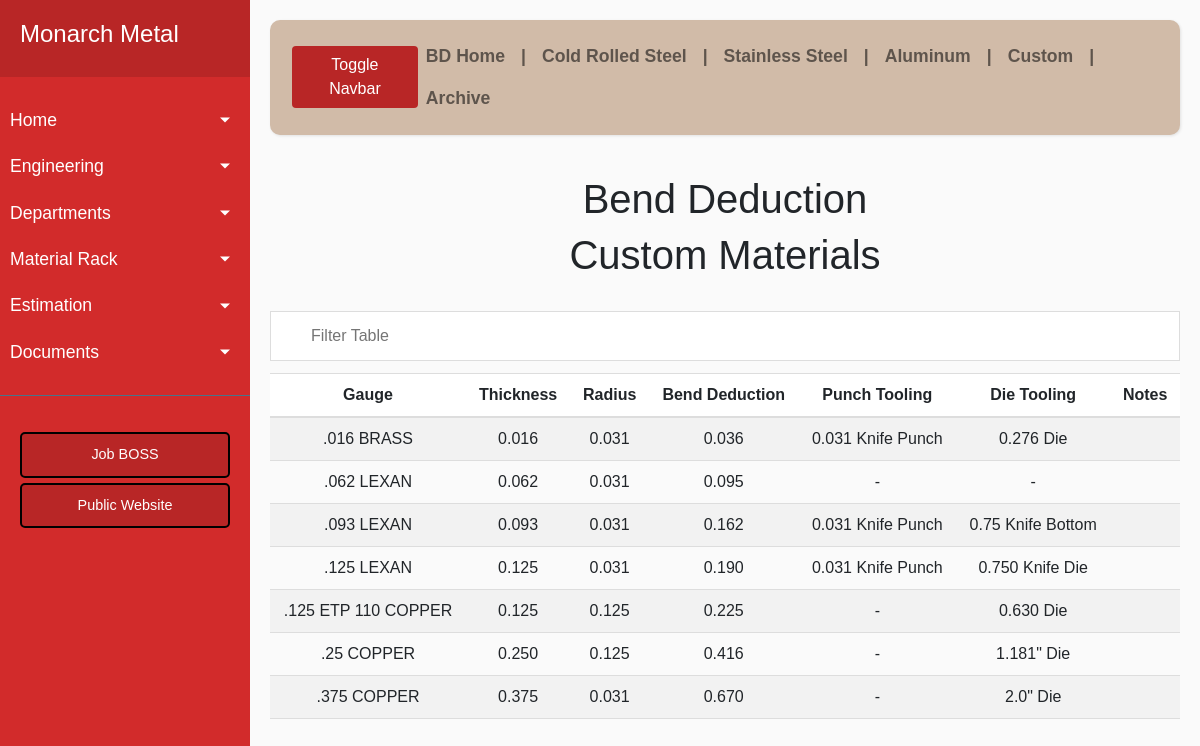
/bdcust, run on the app's committed database.
### app/models.py (models this page shows, shortened)
class Bendd(Base):
    __tablename__ = 'bendd'
    id = Column(Integer, primary_key=True)
    matl = Column(String(10))
    desc = Column(String(25))
    gauge = Column(String(10))
    thick = Column(String(50))
    rad = Column(String(50))
    bd = Column(String(50))
    pt = Column(String(120))
    dt = Column(String(120))
    notes = Column(String(120))

### app/routes.py (the view)
@app.route('/bdcust')
def bdcust():
    bds = Bendd.query.order_by('thick', 'rad').all()
    return render_template('bdcust.html', bds=bds)

### app/routes.py (called while the page is built)
@app.teardown_appcontext
def shutdown_session(exception=None):
    db_session.remove()

### app/templates/bdcust.html (shortened to what this page needs)
{% extends 'bdbase.html' %}
{% block content %}
    <h1 align='center'>Bend Deduction</h1>
    <h1 align='center'>Custom Materials</h1>
    <br>
    <body>
        <input type="text" id="myInput" onkeyup="filterTable()" placeholder="Filter Table">
            <table id="myTable">
                <tr class="header">
                    <th scope="col">Gauge</th>
                    <th scope="col">Thickness</th>
                    <th scope="col">Radius</th>
                    <th scope="col">Bend Deduction</th>
                    <th scope="col">Punch Tooling</th>
                    <th scope="col">Die Tooling</th>
                    <th scope="col">Notes</th>
                </tr>
            {% for bd in bds %}
                {% if bd.desc == 'CUST' %}
                    <tr id={{ bd.id }}>
                        <td align='center'><a href="/edit_bd/{{ bd.id }}"> {{ bd.gauge }} </a></td>
                        <td align='center'> {{ bd.thick }} </td>
                        <td align='center'> {{ bd.rad }} </td>
                        <td align='center'> {{ bd.bd }} </td>
                        <td align='center'> {{ bd.pt }} </td>
                        <td align='center'> {{ bd.dt }} </td>
                        <td align='center'> {{ bd.notes }} </td>
                    </tr>
                {% endif %}
            {% endfor %}
            </table>
    </body>
{% endblock %}

### app/static/style.css (style rules this page uses)
* { font-family: 'Poppins', sans-serif; }
#myInput { background-image: url('https://www.w3schools.com/css/searchicon.png'); background-position: 10px 12px; background-repeat: no-repeat; width: 100%; font-size: 16px; padding: 12px 20px 12px 40px; border: 1px solid #ddd; margin-bottom: 12px; }
#myTable { border-collapse: collapse; width: 100%; font-size: 16px; }
#myTable th, #myTable td { text-align: center; padding: 12px; }
#myTable th { background: #ffffff; border-top: 1px solid #ddd; border-bottom: 2px solid #ddd; }
#myTable tr { border-bottom: 1px solid #ddd; }
#myTable tr:nth-child(even) { background-color: #f2f2f2; }
#myTable tr.header, #myTable tr:hover { background-color: #ddd; }
th { text-align: center; }
body { font-family: 'Poppins', sans-serif; background: #fafafa; }

### data on the page
Bendd: gauge ".016 BRASS", thick "0.016", rad "0.031", bd "0.036", pt "0.031 Knife Punch", dt "0.276 Die"
Bendd: gauge ".062 LEXAN", thick "0.062", rad "0.031", bd "0.095", pt "-", dt "-"
Bendd: gauge ".093 LEXAN", thick "0.093", rad "0.031", bd "0.162", pt "0.031 Knife Punch", dt "0.75 Knife Bottom"
Bendd: gauge ".125 LEXAN", thick "0.125", rad "0.031", bd "0.190", pt "0.031 Knife Punch", dt "0.750 Knife Die"
Bendd: gauge ".125 ETP 110 COPPER", thick "0.125", rad "0.125", bd "0.225", pt "-", dt "0.630 Die"
Bendd: gauge ".25 COPPER", thick "0.250", rad "0.125", bd "0.416", pt "-", dt "1.181\" Die"
Bendd: gauge ".375 COPPER", thick "0.375", rad "0.031", bd "0.670", pt "-", dt "2.0\" Die"
